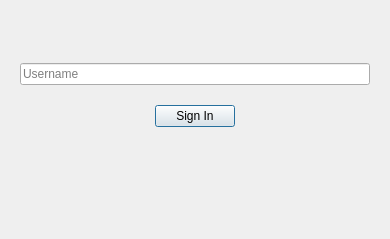
<?xml version="1.0" encoding="UTF-8"?>
<ui version="4.0">
 <class>SignIn</class>
 <widget class="QDialog" name="SignIn">
  <property name="geometry">
   <rect>
    <x>0</x>
    <y>0</y>
    <width>390</width>
    <height>239</height>
   </rect>
  </property>
  <property name="windowTitle">
   <string>Sign In</string>
  </property>
  <property name="windowIcon">
   <iconset resource="res.qrc">
    <normaloff>:/img/icons/E2EEIM.png</normaloff>:/img/icons/E2EEIM.png</iconset>
  </property>
  <layout class="QVBoxLayout" name="verticalLayout">
   <item>
    <widget class="QFrame" name="frame">
     <property name="frameShape">
      <enum>QFrame::NoFrame</enum>
     </property>
     <property name="frameShadow">
      <enum>QFrame::Raised</enum>
     </property>
     <layout class="QVBoxLayout" name="verticalLayout_2">
      <property name="spacing">
       <number>0</number>
      </property>
      <property name="topMargin">
       <number>12</number>
      </property>
      <property name="bottomMargin">
       <number>0</number>
      </property>
      <item>
       <spacer name="verticalSpacer">
        <property name="orientation">
         <enum>Qt::Vertical</enum>
        </property>
        <property name="sizeHint" stdset="0">
         <size>
          <width>20</width>
          <height>40</height>
         </size>
        </property>
       </spacer>
      </item>
      <item>
       <widget class="QLineEdit" name="lineEdit">
        <property name="sizePolicy">
         <sizepolicy hsizetype="Expanding" vsizetype="Fixed">
          <horstretch>0</horstretch>
          <verstretch>0</verstretch>
         </sizepolicy>
        </property>
        <property name="placeholderText">
         <string>Username</string>
        </property>
       </widget>
      </item>
      <item>
       <widget class="QLabel" name="label">
        <property name="text">
         <string/>
        </property>
       </widget>
      </item>
     </layout>
    </widget>
   </item>
   <item>
    <widget class="QFrame" name="frame_2">
     <property name="frameShape">
      <enum>QFrame::NoFrame</enum>
     </property>
     <property name="frameShadow">
      <enum>QFrame::Raised</enum>
     </property>
     <layout class="QHBoxLayout" name="horizontalLayout">
      <property name="spacing">
       <number>12</number>
      </property>
      <property name="topMargin">
       <number>0</number>
      </property>
      <property name="bottomMargin">
       <number>40</number>
      </property>
      <item>
       <spacer name="horizontalSpacer">
        <property name="orientation">
         <enum>Qt::Horizontal</enum>
        </property>
        <property name="sizeHint" stdset="0">
         <size>
          <width>40</width>
          <height>20</height>
         </size>
        </property>
       </spacer>
      </item>
      <item>
       <widget class="QPushButton" name="pushButton">
        <property name="text">
         <string>Sign In</string>
        </property>
       </widget>
      </item>
      <item>
       <spacer name="horizontalSpacer_2">
        <property name="orientation">
         <enum>Qt::Horizontal</enum>
        </property>
        <property name="sizeHint" stdset="0">
         <size>
          <width>40</width>
          <height>20</height>
         </size>
        </property>
       </spacer>
      </item>
     </layout>
    </widget>
   </item>
   <item>
    <spacer name="verticalSpacer_2">
     <property name="orientation">
      <enum>Qt::Vertical</enum>
     </property>
     <property name="sizeHint" stdset="0">
      <size>
       <width>20</width>
       <height>40</height>
      </size>
     </property>
    </spacer>
   </item>
  </layout>
 </widget>
 <resources>
  <include location="res.qrc"/>
 </resources>
 <connections/>
</ui>
